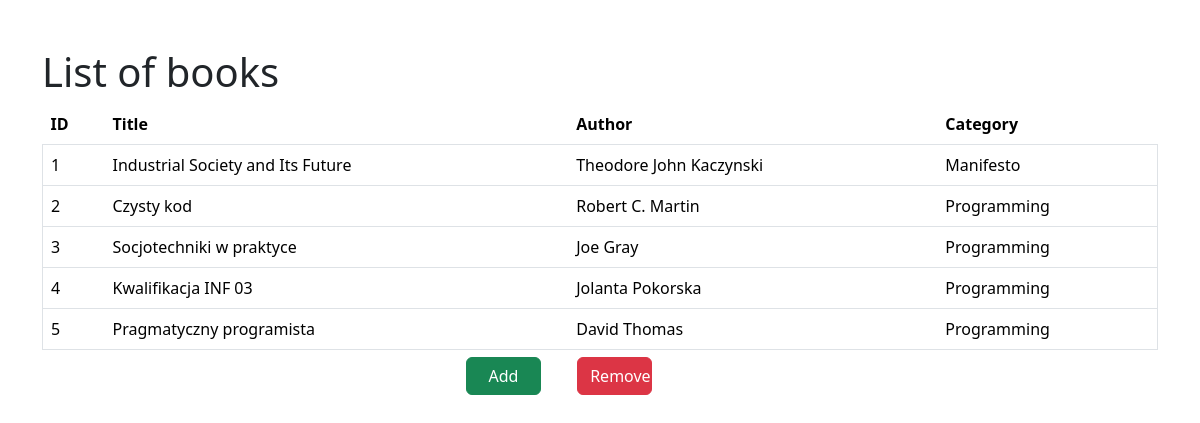
The app's page /view/dashboard/books.php with its own data.
### tables this page shows
CREATE TABLE `books` (
  `id` int NOT NULL,
  `title` varchar(255) NOT NULL,
  `author_id` int NOT NULL,
  `category_id` int NOT NULL
);

CREATE TABLE `authors` (
  `id` int NOT NULL,
  `name` varchar(255) NOT NULL
);

CREATE TABLE `categories` (
  `id` int NOT NULL,
  `name` varchar(255) NOT NULL
);

### www/classes/Database.php (called while the page is built, shortened)
<?php
class Database
{
    private $host = 'mysql';
    private $user = 'root';
    private $passwd = 'root';
    private $db = 'virt_books';
    protected $conn;
    public function __construct()
    {
        $this->conn = new mysqli($this->host, $this->user, $this->passwd, $this->db);
        $this->conn = new mysqli($this->host, $this->user, $this->passwd, $this->db);
    }
    public function query($sql)
    {
        return $this->conn->query($sql);
    }
}

### www/classes/QueryDatabase.php (the view, shortened to what this page needs)
<?php
class QueryDatabase extends Database
{
	private $sqlBooks =
	"SELECT books.id, books.title, authors.name, categories.name as category
	FROM books
	JOIN authors ON books.author_id = authors.id
	JOIN categories ON books.category_id = categories.id";
	public function getBooks()
	{
		$stmnt = $this->query($this->sqlBooks);
		while($row = $stmnt->fetch_assoc())
		{
			echo '<tr>';
			echo '<td>' . $row['id'] . '</td>';
			echo '<td>' . $row['title'] . '</td>';
			echo '<td>' . $row['name'] . '</td>';
			echo '<td>' . $row['category'] . '</td>';
			echo '</tr>';
		}
	}
}

### records on screen
books: id "1", title "Industrial Society and Its Future", author.name "Theodore John Kaczynski", category.name "Manifesto"
books: id "2", title "Czysty kod", author.name "Robert C. Martin", category.name "Programming"
books: id "3", title "Socjotechniki w praktyce", author.name "Joe Gray", category.name "Programming"
books: id "4", title "Kwalifikacja INF 03", author.name "Jolanta Pokorska", category.name "Programming"
books: id "5", title "Pragmatyczny programista", author.name "David Thomas", category.name "Programming"
